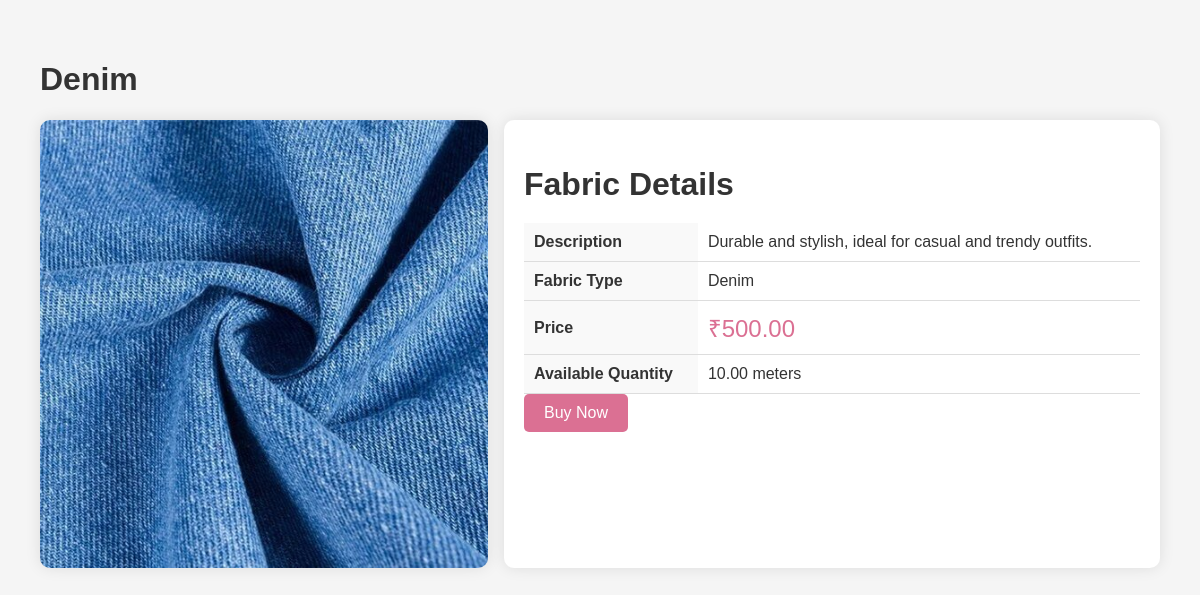
The page /customerDashboard/fabric_details.php?id=8 on the database its author committed.
### tables this page shows
CREATE TABLE `fabrics` (
  `FABRIC_ID` int(11) NOT NULL,
  `NAME` varchar(100) NOT NULL,
  `IMAGE_URL` varchar(255) DEFAULT NULL,
  `DESCRIPTION` text DEFAULT NULL,
  `PRICE_PER_UNIT` decimal(10,2) NOT NULL,
  `AVAILABLE_QUANTITY` decimal(10,2) NOT NULL,
  `CREATED_AT` datetime NOT NULL DEFAULT current_timestamp()
);

### customerDashboard/fabric_details.php (the view, shortened to what this page needs)
<?php
$dbcon = mysqli_connect("localhost", "root", "", "fashion");
if (isset($_GET['id']) && is_numeric($_GET['id'])) {
    $fabric_id = intval($_GET['id']);
    $sql = "SELECT * FROM fabrics WHERE FABRIC_ID = $fabric_id";
    $result = mysqli_query($dbcon, $sql);
    if ($result->num_rows > 0) {
        $fabric = $result->fetch_assoc();
    } else {
        echo "Fabric not found.";
        exit();
    }
} else {
    echo "Invalid fabric ID.";
    exit();
}
?>
<!DOCTYPE html>
<html lang="en">
<head>
</head>
<body>
    <div class="container">
        <h1><?php echo htmlspecialchars($fabric['NAME']); ?></h1>
        <div class="fabric-details">
            <img src="<?php echo htmlspecialchars($fabric['IMAGE_URL']); ?>" alt="<?php echo htmlspecialchars($fabric['NAME']); ?>">
            <div class="fabric-info">
                <h2>Fabric Details</h2>
                <table>
                    <tr>
                        <th>Description</th>
                        <td><?php echo htmlspecialchars($fabric['DESCRIPTION']); ?></td>
                    </tr>
                    <tr>
                        <th>Fabric Type</th>
                        <td><?php echo htmlspecialchars($fabric['NAME']); ?></td>
                    </tr>
                    <tr>
                        <th>Price</th>
                        <td class="price">₹<?php echo number_format($fabric['PRICE_PER_UNIT'], 2); ?></td>
                    </tr>
                    <tr>
                        <th>Available Quantity</th>
                        <td><?php echo htmlspecialchars($fabric['AVAILABLE_QUANTITY']); ?> meters</td>
                    </tr>
                </table>
                <button class="buy-button">Buy Now</button>
            </div>
        </div>
    </div>
</body>
</html>

### customerDashboard/fabric_details.php (style rules this page uses)
body { font-family: 'Arial', sans-serif; margin: 0; padding: 0; background-color: #f5f5f5; color: #333; }
.container { padding: 40px; max-width: 1200px; margin: auto; }
.fabric-details { display: flex; justify-content: space-between; margin-top: 20px; }
.fabric-details img { width: 40%; height: auto; object-fit: contain; border-radius: 10px; box-shadow: 0 0 15px rgba(0, 0, 0, 0.1); }
.fabric-info { width: 55%; padding: 20px; background-color: #fff; border-radius: 10px; box-shadow: 0 0 15px rgba(0, 0, 0, 0.1); }
.fabric-info h2 { font-size: 2em; margin-bottom: 20px; color: #333; }
.fabric-info table { width: 100%; border-collapse: collapse; }
.fabric-info table th, .fabric-info table td { padding: 10px; text-align: left; border-bottom: 1px solid #ddd; }
.fabric-info table th { background-color: #f9f9f9; color: #333; }
.price { font-size: 1.5em; color: palevioletred; margin-bottom: 20px; }
.buy-button { background-color: palevioletred; color: white; padding: 10px 20px; border: none; border-radius: 5px; cursor: pointer; font-size: 1em; transition: background-color 0.3s ease; }

### rows shown on the page
fabrics: NAME "Denim", DESCRIPTION "Durable and stylish, ideal for casual and trendy outfits.", PRICE_PER_UNIT "500.00", AVAILABLE_QUANTITY "10.00"
